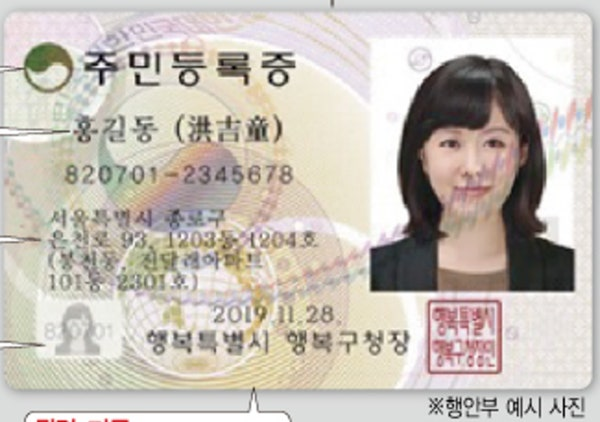
#> input picture images/identification_card.jpg, 600 x 422 px
$ python main_v4.py --input ../images/identification_card.jpg --output out.png
#> lines starting #> are read from the running program, lines starting #| are printed output that depends on the picture; after the words box and inside, x2 and y2 are one past the last pixel; in counts of white or black regions, pixels touching at a corner belong together
# -*- coding: utf-8 -*-
"""
main_v4.py
- 입력:  단일 이미지 (--input)
- 출력:  1) 반사광 제거(+CLAHE) 결과: <output_basename>_glare.jpg
         2) 문서 윤곽이 충분히 크면 정투영 결과: --output 경로
            충분하지 않으면 정투영 생략하고 glare 결과를 --output 으로 저장
- OCR:   결과 이미지에 대해 PaddleOCR 수행(설치/호환 OK인 경우). 텍스트는 터미널 출력만.
"""

import os
import argparse
from typing import Optional, Tuple

import cv2
import numpy as np

# ===========================
#  OCR (선택적 사용) 준비
# ===========================
HAS_PADDLE = True
PADDLE_IMPORT_ERR = None

# NumPy 2.0+ 는 imgaug(=PaddleOCR 내부 의존)와 충돌 → 친절 메시지 후 OCR 비활성화
try:
    _np_ver_tuple = tuple(int(x) for x in np.__version__.split(".")[:2])
    if _np_ver_tuple >= (2, 0):
        HAS_PADDLE = False
        PADDLE_IMPORT_ERR = (
            f"현재 NumPy {np.__version__} 이므로 imgaug와 충돌합니다. "
            "OCR을 사용하려면 가상환경에서 다음을 실행하세요:\n"
            "  python -m pip install --upgrade 'pip<24'\n"
            "  python -m pip install --no-cache-dir numpy==1.26.4 imgaug==0.4.0\n"
            "그 후 다시 실행해 주세요."
        )
except Exception:
    pass

if HAS_PADDLE:
    try:
        from paddleocr import PaddleOCR  # type: ignore
    except Exception as e:
        HAS_PADDLE = False
        PADDLE_IMPORT_ERR = f"PaddleOCR import 실패: {e}\n→ OCR 단계는 건너뜁니다."

if not HAS_PADDLE and PADDLE_IMPORT_ERR:
    print(f"[경고] {PADDLE_IMPORT_ERR}")


def ensure_parent_dir(path: str) -> None:
    parent = os.path.dirname(path)
    if parent and not os.path.exists(parent):
        os.makedirs(parent, exist_ok=True)


# ===========================
#  글레어(반사광) 처리
# ===========================
def find_glare_mask(image_bgr: np.ndarray) -> np.ndarray:
    """
    HSV에서 밝고(S 낮음, V 높음) 영역을 글레어로 판단.
    주민등록증처럼 밝은 배경을 고려해 임계값을 약간 타이트하게 설정.
    """
    hsv = cv2.cvtColor(image_bgr, cv2.COLOR_BGR2HSV)
    # 필요 시 아래 범위를 조정하세요.
    lower = np.array([0, 0, 200], dtype=np.uint8)     # V 높게
    upper = np.array([179, 90, 255], dtype=np.uint8)  # S 낮음~중간
    mask = cv2.inRange(hsv, lower, upper)

    kernel = cv2.getStructuringElement(cv2.MORPH_RECT, (5, 5))
    mask = cv2.morphologyEx(mask, cv2.MORPH_CLOSE, kernel, iterations=1)
    mask = cv2.morphologyEx(mask, cv2.MORPH_OPEN, kernel, iterations=1)
    return mask  # 0/255


def remove_glare_inpaint(image_bgr: np.ndarray) -> np.ndarray:
    mask = find_glare_mask(image_bgr)

    # inpaint
    inpainted = cv2.inpaint(image_bgr, mask, inpaintRadius=3, flags=cv2.INPAINT_TELEA)

    # CLAHE (L 채널만)
    lab = cv2.cvtColor(inpainted, cv2.COLOR_BGR2LAB)
    l, a, b = cv2.split(lab)
    clahe = cv2.createCLAHE(clipLimit=2.0, tileGridSize=(8, 8))
    l2 = clahe.apply(l)
    out = cv2.merge((l2, a, b))
    out_bgr = cv2.cvtColor(out, cv2.COLOR_LAB2BGR)
    return out_bgr


# ===========================
#  문서 경계 검출 & 정투영
# ===========================
def order_points(pts: np.ndarray) -> np.ndarray:
    rect = np.zeros((4, 2), dtype="float32")
    s = pts.sum(axis=1)
    rect[0] = pts[np.argmin(s)]
    rect[2] = pts[np.argmax(s)]
    diff = np.diff(pts, axis=1)
    rect[1] = pts[np.argmin(diff)]
    rect[3] = pts[np.argmax(diff)]
    return rect


def _quad_area(pts: np.ndarray) -> float:
    # 사각형을 두 삼각형으로 나눠 근사 면적 계산
    rect = order_points(pts)
    tl, tr, br, bl = rect
    tri1 = 0.5 * abs(np.cross(tr - tl, bl - tl))
    tri2 = 0.5 * abs(np.cross(tr - br, bl - br))
    return float(tri1 + tri2)


def find_document_quad(image_bgr: np.ndarray) -> Optional[np.ndarray]:
    gray = cv2.cvtColor(image_bgr, cv2.COLOR_BGR2GRAY)

    # 1) Canny 기반
    blurred = cv2.GaussianBlur(gray, (5, 5), 0)
    edged = cv2.Canny(blurred, 75, 200)
    contours, _ = cv2.findContours(edged, cv2.RETR_LIST, cv2.CHAIN_APPROX_SIMPLE)
    contours = sorted(contours, key=cv2.contourArea, reverse=True)[:12]
    for c in contours:
        peri = cv2.arcLength(c, True)
        approx = cv2.approxPolyDP(c, 0.02 * peri, True)
        if len(approx) == 4:
            return approx.reshape(4, 2).astype(np.float32)

    # 2) 적응형 이진화 기반
    thr = cv2.adaptiveThreshold(
        gray, 255, cv2.ADAPTIVE_THRESH_MEAN_C, cv2.THRESH_BINARY, 35, 10
    )
    contours, _ = cv2.findContours(thr, cv2.RETR_EXTERNAL, cv2.CHAIN_APPROX_SIMPLE)
    contours = sorted(contours, key=cv2.contourArea, reverse=True)[:12]
    for c in contours:
        peri = cv2.arcLength(c, True)
        approx = cv2.approxPolyDP(c, 0.02 * peri, True)
        if len(approx) == 4:
            return approx.reshape(4, 2).astype(np.float32)

    return None


def warp_document(image_bgr: np.ndarray, quad4: np.ndarray) -> np.ndarray:
    rect = order_points(quad4)
    (tl, tr, br, bl) = rect
    widthA = np.linalg.norm(br - bl)
    widthB = np.linalg.norm(tr - tl)
    heightA = np.linalg.norm(tr - br)
    heightB = np.linalg.norm(tl - bl)
    maxW = int(max(widthA, widthB))
    maxH = int(max(heightA, heightB))
    maxW = max(maxW, 1)
    maxH = max(maxH, 1)

    dst = np.array(
        [[0, 0], [maxW - 1, 0], [maxW - 1, maxH - 1], [0, maxH - 1]], dtype="float32"
    )
    M = cv2.getPerspectiveTransform(rect, dst)
    warped = cv2.warpPerspective(image_bgr, M, (maxW, maxH))
    return warped


# ===========================
#  OCR
# ===========================
def _init_ocr_instance(lang: str):
    """
    PaddleOCR 인스턴스 생성 시 자주 터지는 케이스를 포괄적으로 잡아
    사용자에게 다음 조치 안내만 하고 None 반환.
    """
    if not HAS_PADDLE:
        return None
    try:
        # 구버전/신버전 모두 커버
        try:
            return PaddleOCR(lang=lang, use_angle_cls=False)
        except TypeError:
            return PaddleOCR(lang=lang)
    except Exception as e:
        print(f"[경고] PaddleOCR 초기화 실패({lang}): {e}")
        print(
            "→ 조치:\n"
            "  1) 모델 캐시 삭제:  Remove-Item -Recurse -Force $env:USERPROFILE\\.paddleocr\n"
            "  2) (권장) 캐시 경로를 ASCII로:  $env:PADDLEOCR_HOME='C:\\paddleocr_cache'\n"
            "  3) 의존성 확인:  python -m pip install --no-cache-dir requests shapely pyclipper lmdb imgaug==0.4.0\n"
            "  4) NumPy는 1.26.4 권장:  python -m pip install --no-cache-dir numpy==1.26.4\n"
        )
        return None


def do_ocr(img_bgr: np.ndarray) -> None:
    if not HAS_PADDLE:
        print("PaddleOCR 미설치/비활성(호환성 문제)로 OCR 건너뜀")
        return

    ocr_ko = _init_ocr_instance("korean")
    ocr_en = _init_ocr_instance("en")

    if ocr_ko is None and ocr_en is None:
        print("(OCR 인스턴스 없음) → OCR 생략")
        return

    if ocr_ko is not None:
        print("\n--- OCR (KO) ---")
        try:
            res_ko = ocr_ko.ocr(img_bgr, cls=False)
            if res_ko and len(res_ko) > 0:
                for line in res_ko[0]:
                    txt, conf = line[1][0], line[1][1]
                    print(f"{txt} (conf: {conf:.2f})")
            else:
                print("(인식 없음)")
        except Exception as e:
            print(f"[경고] KO OCR 실패: {e}")

    if ocr_en is not None:
        print("\n--- OCR (EN) ---")
        try:
            res_en = ocr_en.ocr(img_bgr, cls=False)
            if res_en and len(res_en) > 0:
                for line in res_en[0]:
                    txt, conf = line[1][0], line[1][1]
                    print(f"{txt} (conf: {conf:.2f})")
            else:
                print("(인식 없음)")
        except Exception as e:
            print(f"[경고] EN OCR 실패: {e}")


# ===========================
#  파이프라인
# ===========================
def process_one_image(
    input_path: str,
    output_path: str,
    area_threshold: float,
    aspect_min: float,
    aspect_max: float,
) -> Tuple[bool, Optional[str]]:
    if not os.path.exists(input_path):
        return False, f"[에러] 입력 이미지가 없습니다: {input_path}"

    img = cv2.imread(input_path)
    if img is None:
        return False, f"[에러] 이미지를 읽을 수 없습니다: {input_path}"

    H, W = img.shape[:2]

    # 1) 반사광 제거 + 대비 향상
    glare_fixed = remove_glare_inpaint(img)

    # 보조 저장(디버깅용)
    base, _ = os.path.splitext(output_path)
    glare_only_path = f"{base}_glare.jpg"
    ensure_parent_dir(glare_only_path)
    cv2.imwrite(glare_only_path, glare_fixed)

    # 2) 문서 경계 → 정투영 (면적/비율 필터)
    quad = find_document_quad(glare_fixed)
    warped = None
    if quad is not None:
        quad_area = _quad_area(quad)
        area_ratio = quad_area / float(W * H)

        rect = order_points(quad)
        (tl, tr, br, bl) = rect
        widthA = np.linalg.norm(br - bl)
        widthB = np.linalg.norm(tr - tl)
        heightA = np.linalg.norm(tr - br)
        heightB = np.linalg.norm(tl - bl)
        w_est = max(widthA, widthB) + 1e-6
        h_est = max(heightA, heightB) + 1e-6
        aspect = w_est / h_est

        if area_ratio >= area_threshold and (aspect_min <= aspect <= aspect_max):
            warped = warp_document(glare_fixed, quad)
        else:
            print(f"[정보] 윤곽 필터로 정투영 스킵: area={area_ratio:.3f}, aspect={aspect:.2f}")
    else:
        print("[정보] 문서 경계 미검출 → 정투영 생략")

    # 3) 최종 저장
    ensure_parent_dir(output_path)
    final_img = warped if warped is not None else glare_fixed
    cv2.imwrite(output_path, final_img)
    print(f"✅ 결과 이미지 저장: {output_path}")

    # 4) OCR (터미널 출력)
    do_ocr(final_img)

    return True, None


def main():
    parser = argparse.ArgumentParser(description="반사광 제거 + 정투영 + OCR(터미널 출력)")
    parser.add_argument("--input", required=True, help="예: images/identification_card.jpg")
    parser.add_argument("--output", required=True, help="예: results/identification_card_result.jpg")
    parser.add_argument(
        "--area-threshold",
        type=float,
        default=0.005,  # 0.5% (주민등록증처럼 작게 찍힌 경우도 정투영 시도)
        help="정투영을 시도하기 위한 문서 윤곽 면적 비율(0~1), 기본 0.005(=0.5%)",
    )
    parser.add_argument("--aspect-min", type=float, default=0.5, help="허용 최소 가로세로비")
    parser.add_argument("--aspect-max", type=float, default=3.0, help="허용 최대 가로세로비")
    args = parser.parse_args()

    print("✨ 無色無光: 반사광 제거 문서 스캐너 – 시작!")
    ok, err = process_one_image(
        args.input,
        args.output,
        area_threshold=args.area_threshold,
        aspect_min=args.aspect_min,
        aspect_max=args.aspect_max,
    )
#> in process_one_image, img is the input picture: shape (422, 600, 3); mean B, G, R 182.2, 190.7, 197.8
#> in find_glare_mask, `hsv = cv2.cvtColor(image_bgr, cv2.COLOR_BGR2HSV)`: hsv: shape (422, 600, 3); mean H, S, V 46.3, 24.9, 198.6
#> in find_glare_mask, `mask = cv2.inRange(hsv, lower, upper)`:
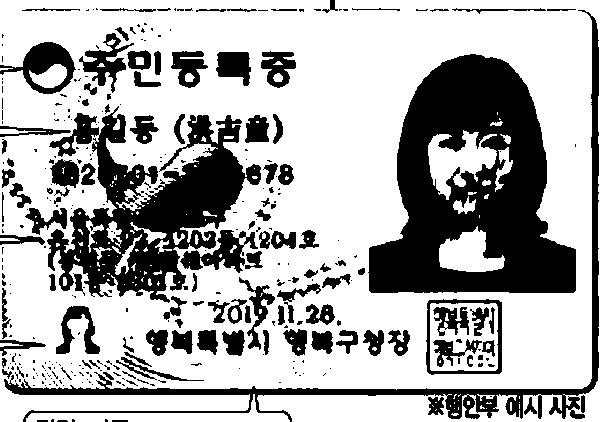
#> mask: shape (422, 600); 67.8% white; 342 black regions (225 under 20 px), largest, box (x1, y1, x2, y2) and area: (368, 54, 576, 293) 29325, (47, 106, 261, 303) 17697, (4, 10, 599, 422) 8502
#> in find_glare_mask, `mask = cv2.morphologyEx(mask, cv2.MORPH_CLOSE, kernel, iterations=1)`: mask: shape (422, 600); 73.9% white; 112 black regions, largest, box (x1, y1, x2, y2) and area: (369, 54, 576, 293) 28729, (113, 116, 245, 250) 6595, (8, 23, 599, 396) 5943
#> in find_glare_mask, `mask = cv2.morphologyEx(mask, cv2.MORPH_OPEN, kernel, iterations=1)`: mask: shape (422, 600); 72.5% white; 60 black regions, largest, box (x1, y1, x2, y2) and area: (369, 54, 576, 293) 29385, (53, 115, 260, 300) 15002, (8, 23, 600, 412) 6904
#> in remove_glare_inpaint, `inpainted = cv2.inpaint(image_bgr, mask, inpaintRadius=3, flags=cv2.IN..`:
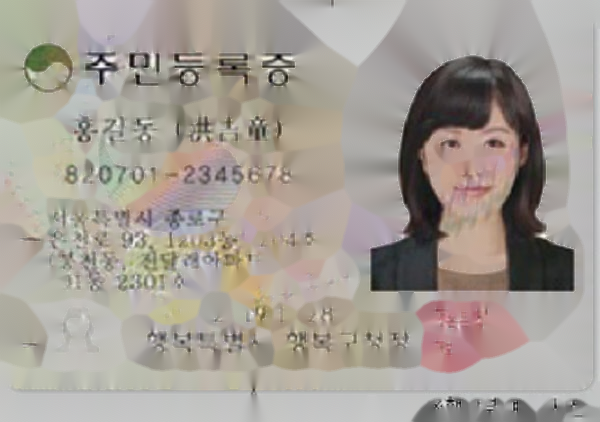
#> inpainted: shape (422, 600, 3); mean B, G, R 150.3, 158.1, 164.9
#> in remove_glare_inpaint, `lab = cv2.cvtColor(inpainted, cv2.COLOR_BGR2LAB)`: lab: shape (422, 600, 3); mean of channels 0, 1, 2 166.2, 129.2, 133
#> in remove_glare_inpaint, `l, a, b = cv2.split(lab)`:
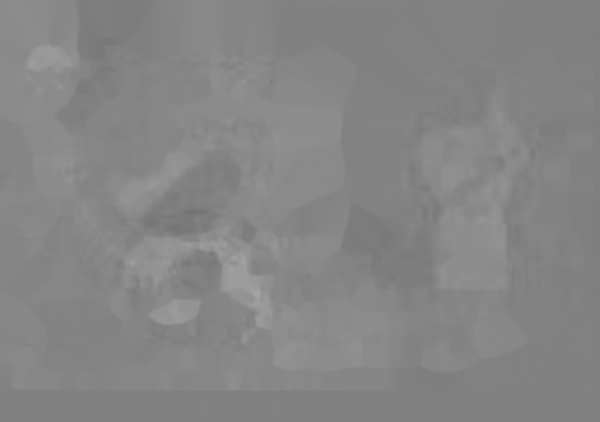
#> b: shape (422, 600); min 113, max 166, mean 133
#> in remove_glare_inpaint, `l2 = clahe.apply(l)`:
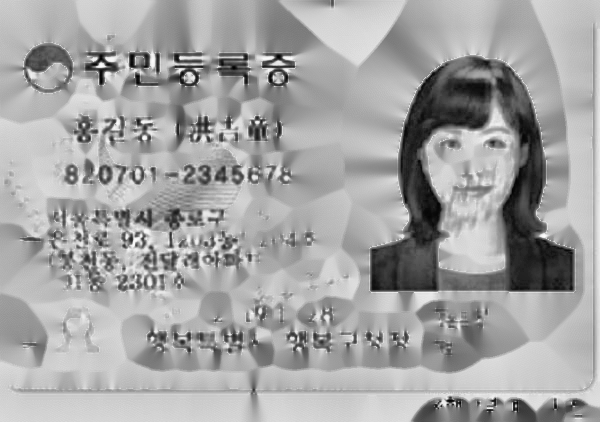
#> l2: shape (422, 600); min 1, max 253, mean 163.9
#> in remove_glare_inpaint, `out = cv2.merge((l2, a, b))`: out: shape (422, 600, 3); mean of channels 0, 1, 2 163.9, 129.2, 133
#> in remove_glare_inpaint, `out_bgr = cv2.cvtColor(out, cv2.COLOR_LAB2BGR)`:
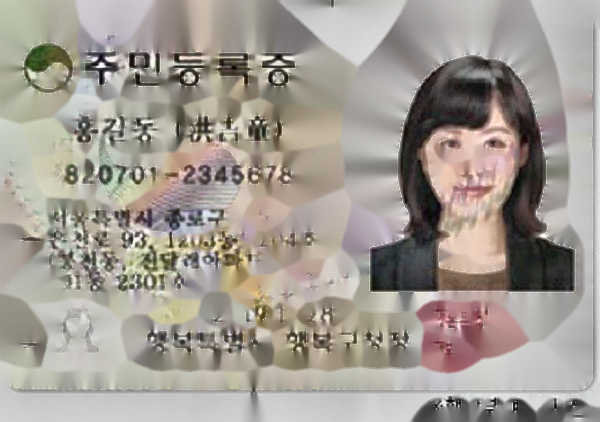
#> out_bgr: shape (422, 600, 3); mean B, G, R 148.4, 156.3, 162.9
#> in find_document_quad, `edged = cv2.Canny(blurred, 75, 200)`:
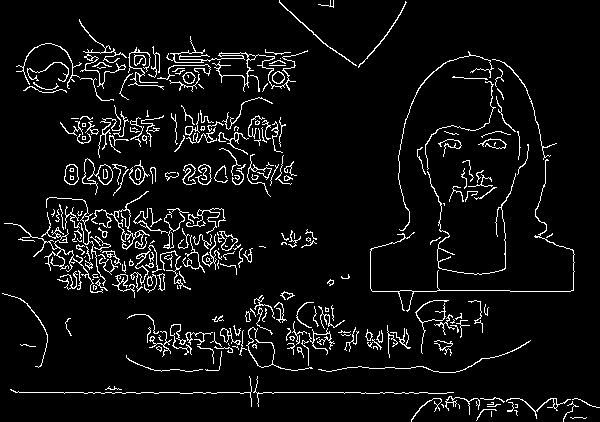
#> edged: shape (422, 600); 6.1% white in thin lines or dots
#> in find_document_quad, `contours, _ = cv2.findContours(edged, cv2.RETR_LIST, cv2.CHAIN_APPROX_..`: contours = 345 contours, 257 with area under 20; largest, box (x1, y1, x2, y2) and area: (91, 191, 150, 250) 250, (64, 164, 79, 185) 226, (82, 158, 113, 195) 222, (64, 164, 79, 185) 211, (82, 158, 96, 184) 188
#> in find_document_quad, `contours = sorted(contours, key=cv2.contourArea, reverse=True)[:12]`: contours = 12 contours; largest, box (x1, y1, x2, y2) and area: (91, 191, 150, 250) 250, (64, 164, 79, 185) 226, (82, 158, 113, 195) 222, (64, 164, 79, 185) 211, (82, 158, 96, 184) 188
#> the loop in find_document_quad, `for c in contours:` made 8 passes
#> peri on passes 1 to 7: 614.6, 58.63, 230.2, 56.28, 77.6, 94.08, 73.5
#> (peri, approx) on pass 8: (905.6, [[4, 223], [102, 292], [47, 212], [54, 249]])
#> in process_one_image, `quad = find_document_quad(glare_fixed)`: quad = [[4, 223], [102, 292], [47, 212], [54, 249]]
#> in order_points, `s = pts.sum(axis=1)`: s = [227, 394, 259, 303]
#> in order_points, `diff = np.diff(pts, axis=1)`: diff = [219, 190, 165, 195]
#> in _quad_area, `rect = order_points(pts)`: rect = [[4, 223], [47, 212], [102, 292], [4, 223]]
#> in _quad_area, `tl, tr, br, bl = rect`: tl = [4, 223]; tr = [47, 212]; br = [102, 292]; bl = [4, 223]
#> in _quad_area, `tri1 = 0.5 * abs(np.cross(tr - tl, bl - tl))`: tri1 = 0
#> in _quad_area, `tri2 = 0.5 * abs(np.cross(tr - br, bl - br))`: tri2 = 2022.5
#> in process_one_image, `area_ratio = quad_area / float(W * H)`: area_ratio = 0.00799
#> in process_one_image, `rect = order_points(quad)`: rect = [[4, 223], [47, 212], [102, 292], [4, 223]]
#> in process_one_image, `(tl, tr, br, bl) = rect`: tl = [4, 223]; tr = [47, 212]; br = [102, 292]; bl = [4, 223]
#> in process_one_image, `widthA = np.linalg.norm(br - bl)`: widthA = 119.9
#> in process_one_image, `widthB = np.linalg.norm(tr - tl)`: widthB = 44.38
#> in process_one_image, `heightA = np.linalg.norm(tr - br)`: heightA = 97.08
#> in process_one_image, `heightB = np.linalg.norm(tl - bl)`: heightB = 0
#> in process_one_image, `w_est = max(widthA, widthB) + 1e-6`: w_est = 119.9
#> in process_one_image, `h_est = max(heightA, heightB) + 1e-6`: h_est = 97.08
#> in process_one_image, `aspect = w_est / h_est`: aspect = 1.23
#> in warp_document, `rect = order_points(quad4)`: rect = [[4, 223], [47, 212], [102, 292], [4, 223]]
#> in warp_document, `(tl, tr, br, bl) = rect`: tl = [4, 223]; tr = [47, 212]; br = [102, 292]; bl = [4, 223]
#> in warp_document, `widthA = np.linalg.norm(br - bl)`: widthA = 119.9
#> in warp_document, `widthB = np.linalg.norm(tr - tl)`: widthB = 44.38
#> in warp_document, `heightA = np.linalg.norm(tr - br)`: heightA = 97.08
#> in warp_document, `heightB = np.linalg.norm(tl - bl)`: heightB = 0
#> in warp_document, `maxW = int(max(widthA, widthB))`: maxW = 119
#> in warp_document, `maxH = int(max(heightA, heightB))`: maxH = 97
#> in warp_document, `dst = np.array( [[0, 0], [maxW - 1, 0], [maxW - 1, maxH - 1], [0, maxH..`: dst = [[0, 0], [118, 0], [118, 96], [0, 96]]
#> in warp_document, `M = cv2.getPerspectiveTransform(rect, dst)`: M = [[-0.00366, -0.00168, 0.39], [-0.00105, -0.00411, 0.921], [-3.1e-05, -1.43e-05, 0.00331]]
#> in warp_document, `warped = cv2.warpPerspective(image_bgr, M, (maxW, maxH))`:
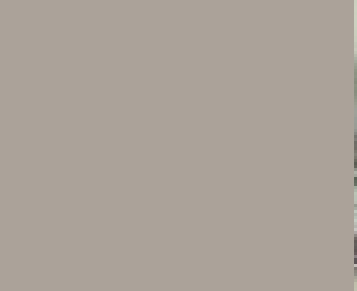
#> warped: shape (97, 119, 3) (shown 3 times larger); mean B, G, R 152.9, 162, 170.9
#> (the call stopped at in _init_ocr_instance, `return PaddleOCR(lang=lang, use_angle_cls=False)`: paddleocr is not available in this run)
    if not ok:
        print(err)


if __name__ == "__main__":
    main()
